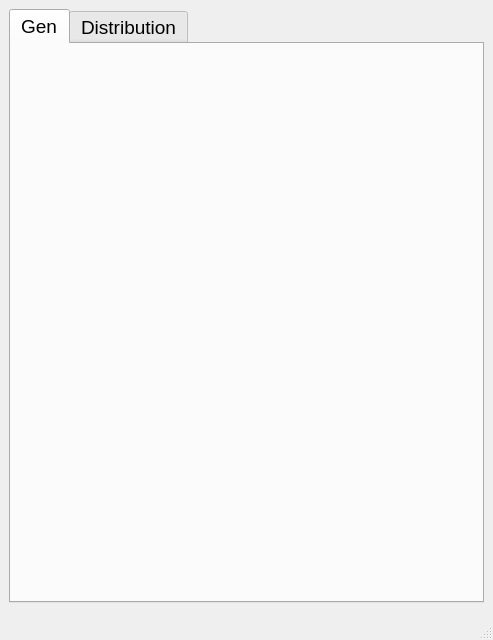
<?xml version="1.0" encoding="UTF-8"?>
<ui version="4.0">
 <class>MainWindow</class>
 <widget class="QMainWindow" name="MainWindow">
  <property name="geometry">
   <rect>
    <x>0</x>
    <y>0</y>
    <width>493</width>
    <height>640</height>
   </rect>
  </property>
  <property name="font">
   <font>
    <pointsize>14</pointsize>
   </font>
  </property>
  <widget class="QWidget" name="centralwidget">
   <layout class="QVBoxLayout" name="verticalLayout">
    <item>
     <widget class="QTabWidget" name="tabWidget">
      <property name="enabled">
       <bool>true</bool>
      </property>
      <property name="currentIndex">
       <number>0</number>
      </property>
      <widget class="pg::GenPage" name="gen">
       <attribute name="title">
        <string>Gen</string>
       </attribute>
      </widget>
      <widget class="pg::DistributionPage" name="distribution">
       <property name="enabled">
        <bool>false</bool>
       </property>
       <attribute name="title">
        <string>Distribution</string>
       </attribute>
      </widget>
     </widget>
    </item>
   </layout>
  </widget>
  <widget class="QMenuBar" name="menubar">
   <property name="geometry">
    <rect>
     <x>0</x>
     <y>0</y>
     <width>493</width>
     <height>27</height>
    </rect>
   </property>
  </widget>
  <widget class="QStatusBar" name="statusbar"/>
 </widget>
 <customwidgets>
  <customwidget>
   <class>pg::GenPage</class>
   <extends>QWidget</extends>
   <header location="global">GenPage.hpp</header>
   <container>1</container>
  </customwidget>
  <customwidget>
   <class>pg::DistributionPage</class>
   <extends>QWidget</extends>
   <header location="global">DistributionPage.hpp</header>
   <container>1</container>
  </customwidget>
 </customwidgets>
 <resources/>
 <connections/>
</ui>
